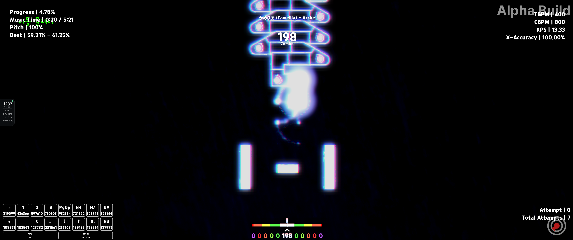
#> input picture tools/effects/out/shader30-fg/arche-glow/capture/clip-4x-002-generated.ppm, 573 x 240 px, given in place of filter-input.png, which was not available
$ python analyze_filter_pair.py ../effects/out/shader30-fg/arche-glow/capture --out out.png
#> lines starting #> are read from the running program, lines starting #| are printed output that depends on the picture; after the words box and inside, x2 and y2 are one past the last pixel; in counts of white or black regions, pixels touching at a corner belong together; pictures that were not available may be replaced by others from this repository, and a replacement may not be noted
"""Offline same-frame input/output proof for one unmodified game image effect."""
import argparse
import json
from pathlib import Path

import numpy as np
from PIL import Image,ImageDraw
from analyze_edge_runs import edge_runs


def analyze(folder):
    source=np.asarray(Image.open(folder/'filter-input.png').convert('RGB')).astype(np.int16)
    output=np.asarray(Image.open(folder/'filter-output.png').convert('RGB')).astype(np.int16)
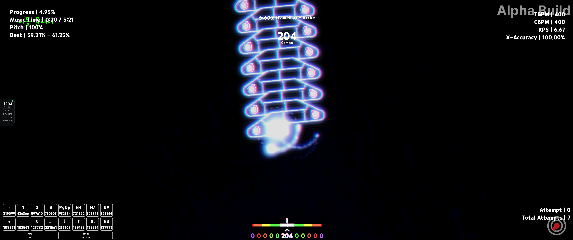
#> input picture tools/effects/out/shader30-fg/arche-glow/capture/clip-4x-038-generated.ppm, 573 x 240 px, given in place of filter-output.png, which was not available
    if source.shape!=output.shape: raise RuntimeError('Filter pair dimensions differ')
    h,w=source.shape[:2]
#> h = 240; w = 573
    delta=np.max(np.abs(source-output),axis=2)
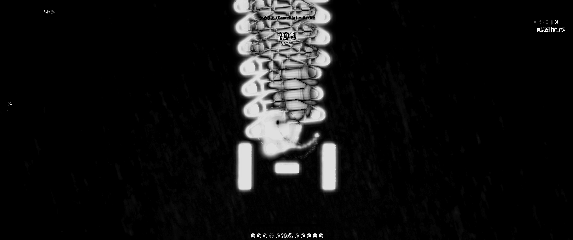
#> delta: shape (240, 573) int16; min 0, max 255, mean 17.6
    black=(np.max(output,axis=2)<=3)&(np.max(source,axis=2)>8)
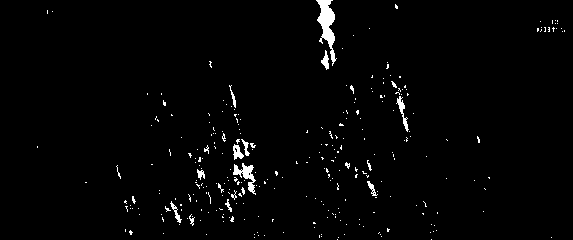
#> black: shape (240, 573) bool; 1.8% white; 288 white regions (270 under 20 px), largest, box (x1, y1, x2, y2) and area: (316, 0, 337, 66) 591, (233, 163, 256, 195) 272, (396, 96, 409, 132) 133
    center=delta[h//10:9*h//10,w//10:9*w//10]
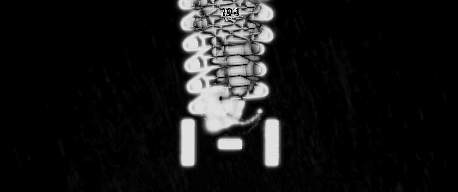
#> center: shape (192, 458) int16; min 0, max 245, mean 23
    result=dict(scope='Same source frame, one original WideScreenHV call;GPU copies before/after,readback after native finish. Not performance or motion proof.',
#> (the run stopped early here; a loop or call above may not have finished)
